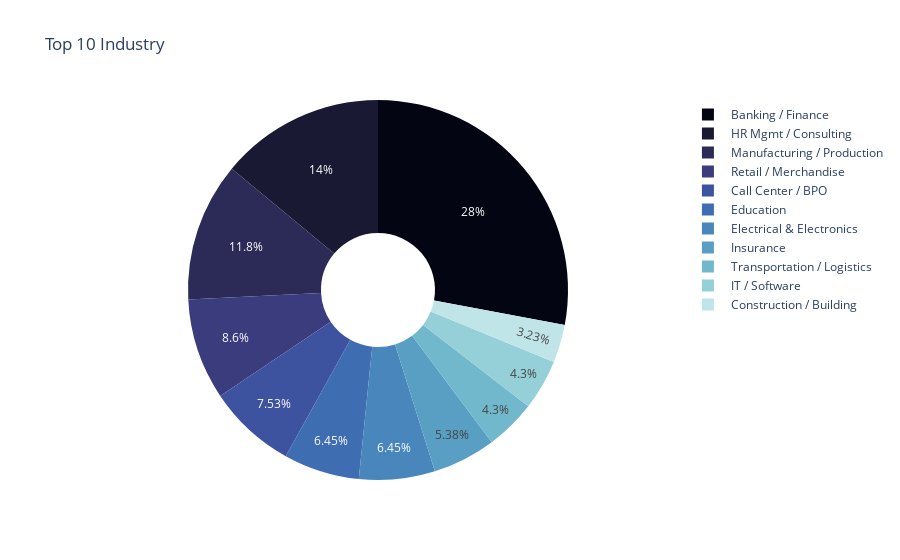

The notebook cell this image was saved under:
### Code cell
#Plot top ten industry

c = Count_Industry['Industry']
d = Count_Industry['Counts']

fig = px.pie(Count_Industry, values= d, names=c, color_discrete_sequence=px.colors.sequential.ice, hole= 0.3,title='Top 10 Industry')
fig.show()

### Figure 1 — Plotly figure (JSON) as saved in the notebook; plotly's stock layout.template omitted (floating-point values rounded to 4 significant figures)
{"data": [{"domain": {"x": [0, 1], "y": [0, 1]}, "hole": 0.3, "hovertemplate": "Industry=%{label}<br>Counts=%{value}<extra></extra>", "labels": [" Banking / Finance", " HR Mgmt / Consulting", " Manufacturing / Production", " Retail / Merchandise", " Call Center / BPO", " Education", " Electrical & Electronics", " Insurance", " Transportation / Logistics", " IT / Software", " Construction / Building"], "legendgroup": "", "name": "", "showlegend": true, "type": "pie", "values": [26, 13, 11, 8, 7, 6, 6, 5, 4, 4, 3]}], "layout": {"legend": {"tracegroupgap": 0}, "piecolorway": ["rgb(3, 5, 18)", "rgb(25, 25, 51)", "rgb(44, 42, 87)", "rgb(58, 60, 125)", "rgb(62, 83, 160)", "rgb(62, 109, 178)", "rgb(72, 134, 187)", "rgb(89, 159, 196)", "rgb(114, 184, 205)", "rgb(149, 207, 216)", "rgb(192, 229, 232)", "rgb(234, 252, 253)"], "title": {"text": "Top 10 Industry"}}}
